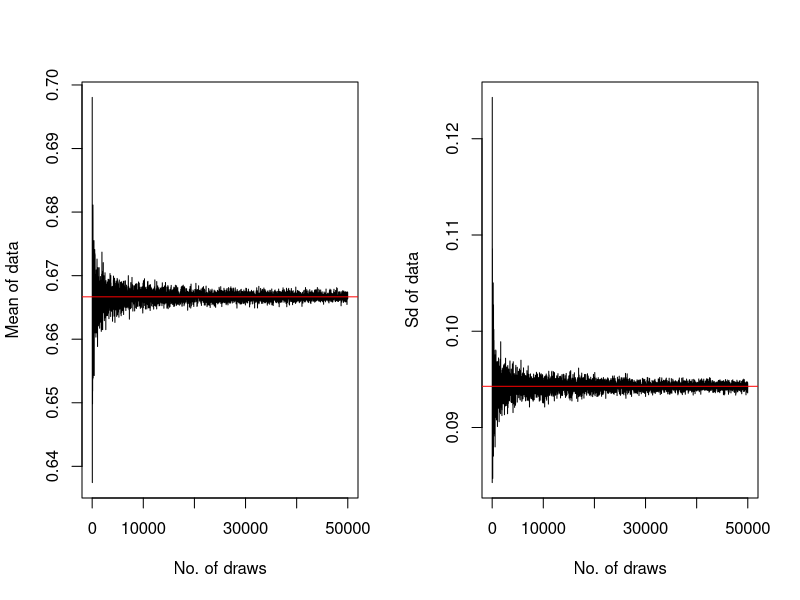
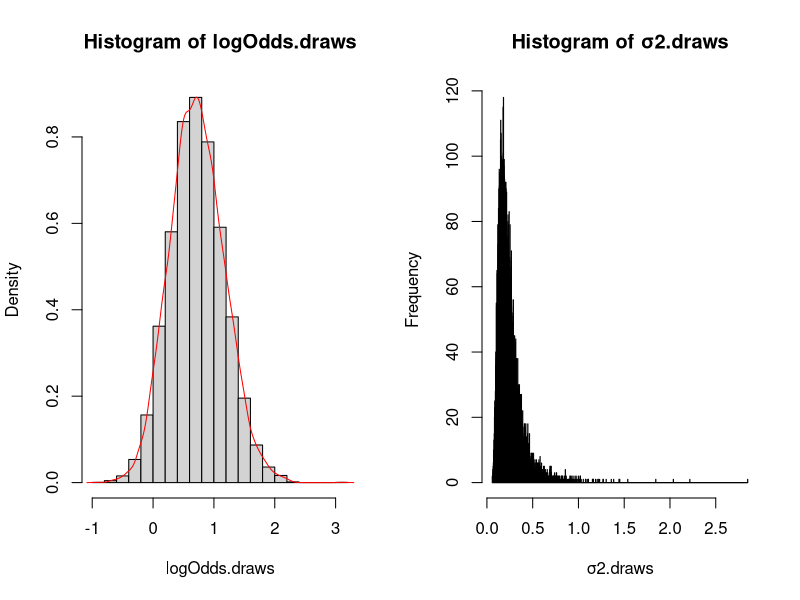
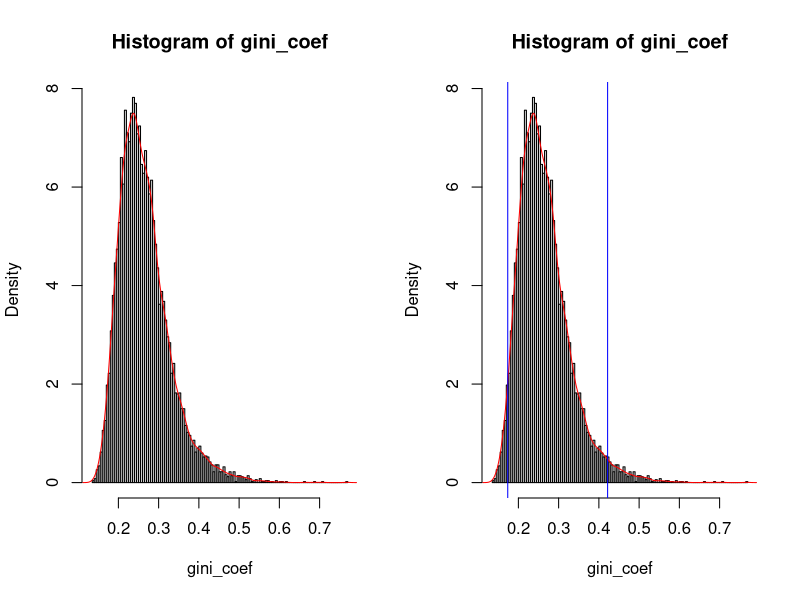
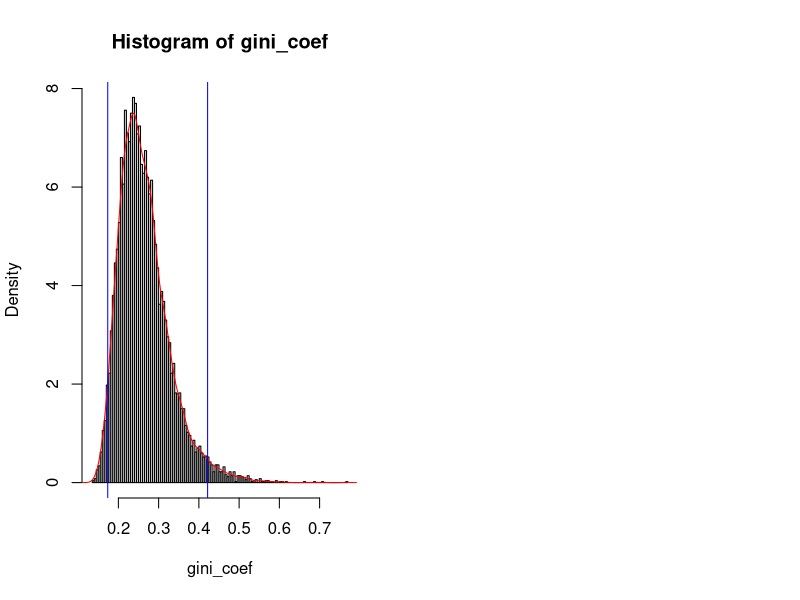

The R script that drew these images, in order: (Note: this script raises an error after producing the figures.)
########################## Lab1 ##########################

############# Task 1 #############
# Bernoulli ... again
#a)
# Instrucitons
# Likelihood: y_1, ..., y_n | θ ~ Bern(θ)
# Prior: θ ~ Beta(alpha_0, beta_0), alpha_0 = beta_0 = 2
# Posterior: θ|y_1, ..., y_n ~ Beta(alpha_0 + s, beta_0 + f)
# s = 14
# n = 20
# f = 6

# Setup
n = 20
s = 14
f = n - s
nDraws = 50000
drawsInterval = 10
intervalVec <- seq(10, nDraws, drawsInterval)

# Prior
prior.alpha = 2
prior.beta = 2

# Posterior
posterior.alpha <- prior.alpha + s
posterior.beta <- prior.beta + f
posterior.draws_means = numeric()
posterior.draws_sd = numeric()

# For-loop - (10, 20, 30, ..., 49980, 49990)
for (i in intervalVec) {
  posterior.draws <- rbeta(n = i, 
                           shape1 = posterior.alpha, 
                           shape2 = posterior.beta) # Draw from beta
  
  posterior.draws_means <- c(posterior.draws_means, mean(posterior.draws)) # Add mean to vector of means
  posterior.draws_sd <- c(posterior.draws_sd, sd(posterior.draws)) # Add sd to vector of sd
}

# True values
posterior.true_mean <- posterior.alpha/(posterior.alpha + posterior.beta)
posterior.true_sd <- sqrt((posterior.alpha*posterior.beta)/((posterior.alpha + posterior.beta)^2 * (posterior.alpha + posterior.beta + 1)))

# Plot
par(mfrow = c(1, 2))
plot(x = intervalVec, 
     y = posterior.draws_means, 
     type = 'l',
     xlab = 'No. of draws',
     ylab = 'Mean of data') # Plot means
abline(h = posterior.true_mean, col = 'red') # Add line of real mean to plot

plot(x = intervalVec, 
     y = posterior.draws_sd, 
     type = 'l',
     xlab = 'No. of draws',
     ylab = 'Sd of data') # Plot sd's
abline(h = posterior.true_sd, col = 'red')

# b) 
# Setup
n = 20
s = 14
f = n - s
nDraws = 10000

# Prior
prior.alpha = 2
prior.beta = 2

# Posterior
posterior.alpha <- prior.alpha + s
posterior.beta <- prior.beta + f
posterior.draws_means = numeric()
posterior.draws_sd = numeric()

# Draws
posterior.draws_10000 <- rbeta(n = nDraws,
                               shape1 = posterior.alpha,
                               shape2 = posterior.beta)

# Calculate probability
posterior.prob_0.4 <- length(which(posterior.draws_10000 < 0.4))/length(posterior.draws_10000)
posterior.prob_real<- pbeta(q = 0.4,
                            shape1 = posterior.alpha,
                            shape2 = posterior.beta)

# c)
# Functions
logOdds <- function(theta) {
  return (log(theta/(1-theta)))
}

# Setup
n = 20
s = 14
f = n - s
nDraws = 10000

# Prior
prior.alpha = 2
prior.beta = 2

# Posterior
posterior.alpha <- prior.alpha + s
posterior.beta <- prior.beta + f

# Draws
posterior.draws_10000 <- rbeta(n = nDraws,
                               shape1 = posterior.alpha,
                               shape2 = posterior.beta)

# Log-odds the draws
logOdds.draws <-logOdds(posterior.draws_10000)

# Hist and plot the density function of the log-odds draws
hist(logOdds.draws, probability = TRUE)
lines(density(logOdds.draws), col = 'red')

############# Task 2 #############
# Log-normal distribution and the Gini coefficient
# Likelihood: y_1, ..., y_n | µ, σ2 ~ log[ N(µ, σ2) ], µ known, σ2 unknown
# Prior: p(σ2) ∝ 1/σ2

# Posterior of σ2: Inv-X(n, tao^2)
# Tao^2 - The sample variance. Calculated as following:
# sum[ (log(y_i) - µ)^2 ]/n

# If X ~ N(0, 1)
# Y = exp(X) ~ log[ N(0,1) ] (lognormal)

# Setup
y <- c(14, 25, 45, 25, 30, 33, 19, 50, 34, 67)
nDraws = 10000
mu = 3.5

# a)
# Functions
scaled_rchisq <- function(Y, mu, nDraws) {
  n <- length(Y) # Length of data
  Z <- rchisq(n = nDraws, df = n) # Draw from Chi-squared distribution
  tao2 <- sum((log(Y) - mu)^2)/n # Calculate tau2 (sample standard diviation)
  
  return (n*tao2/Z)
}

σ2.draws <- scaled_rchisq(y, mu, nDraws) # Draw from Scaled inverse chi-squared distribution
hist(σ2.draws, breaks=1000)

# b)
# Gini-coefficient measuers inequality (0: equal, 1: unequal)
# Uses the Lorenz curve where:
# x-axis: Cumulative share of people from low to high income
# y-axis: Cumulative share of income earned
#
# If a straight line, it's 100% equal
#
# The Gini-coefficient is the ratio between the area between the straight line and the Lorenz curve
# divided by the total area
#
# If the data follows an lognormal distribution (e.g wealth), the Gini-coef is calculated as follows:
# G = 2 * Φ(σ/√2) - 1

σ <- sqrt(σ2.draws) # Square σ2 to get σ
gini_coef <- 2 * pnorm(σ/sqrt(2), mean = 0, sd = 1) - 1 # Calculate the Gini-coefficients for each σ
hist(gini_coef, breaks=200, probability = TRUE) # Hist Gini-coefficients
lines(density(gini_coef), col='red') # Plot density curve

# c)
# Functions
eqtail_CI <- function(..X, interval) {
  lower <- (1-interval)/2
  upper <- 1 - lower
  n <- length(..X)
  X <- sort(..X) # Sort from smallest to largest value
  
  return (list(lower=X[n*lower], upper=X[n*upper]))
}

HPD <- function(density, interval) {
  gini_df <- data.frame(x = density$x, y = density$y)
  gini_df <- gini_df[with(gini_df, order(y)),]
  gini_df <- data.frame(x = gini_df$x, y = gini_df$y)
  n <- dim(gini_df)[1]
  lower <- 1 - interval
  print(lower)
  HPD_cumsum <- cumsum(gini_df$y)/sum(gini_df$y)
  HPD_lower <- which(HPD_cumsum >= lower)[1]
  gini_df_95 <- gini_df[(HPD_lower + 1):n, ]
  HPD_interval <- c(min(gini_df_95$x), max(gini_df_95$x))
  return (list(lower = HPD_interval[1], upper = HPD_interval[2]))
}

# 95% equal tail credible interval
gini_coef_CI <- eqtail_CI(gini_coef, 0.95)
  
hist(gini_coef, breaks=200, probability = TRUE) # Hist Gini-coefficients
lines(density(gini_coef), col='red') # Plot density curve
abline(v = gini_coef_CI$lower, col='blue') # Plot lower CI line
abline(v = gini_coef_CI$upper, col='blue') # Plot upper CI line

# Highest Posterior Density Interval
gini_density <- density(gini_coef)
HPD_interval <- HPD(gini_density, 0.95)

# Plot histogram of Gini coefficients, 95% credible interval (blue) and 95% HPD interval (green)
hist(gini_coef, breaks=200, probability = TRUE) # Hist Gini-coefficients
lines(density(gini_coef), col='red') # Plot density curve
abline(v = gini_coef_CI$lower, col='blue') # Plot lower CI line
abline(v = gini_coef_CI$upper, col='blue') # Plot upper CI line
abline(v = HDP_interval$lower, col='green') # Plot lower HPD interval
abline(v = HDP_interval$upper, col='green') # Plot upper HPD interval

############# Task 3 #############
# von Mises distribution looks like a normal distribution with a spiky top and
# is a continues probability distribution on the circle, where theta is an angle.
# Kappa (κ): Concentration parameter. Large κ gives small variance around µ.
# Likelihood: p(y_1, ..., y_n | µ, κ) = exp[ κ * cos(y - µ) ]/(2πIo(κ))
# Prior: κ ~ Exp(λ = 1), mean = 1/λ

# Setup
# Wind-angles in degrees on 10 different days
# North is zero
# 
y.degrees <- c(40, 303, 326, 285, 296, 314, 20, 308, 299, 296) 
y.radians <- c(-2.44, 2.14, 2.54, 1.83, 2.02, 2.33, -2.79, 2.23, 2.07, 2.02)
mu <- 2.39 # Mean directon

# a)
# Prior
kappa <- data.frame(seq = seq(0, 10, 0.01),
                    posterior = 0
)

for (i in 1:dim(kappa)[1]) { # Loop over every kappa
  k <- kappa$seq[i] # Extract current kappa
  prior <- exp(-k) # Calculate prior with current kappa
  bessel <- besselI(x = k,
                    nu = 0) # Bessel-function
  likelihood <- prod(exp(k * cos(y.radians - mu))/(2*pi*bessel)) # Calculate von Mises probability
  kappa$posterior[i] <- likelihood * prior # Calculate posterior with current kappa
}

# Plot posterior for different kappas
plot(kappa$seq, kappa$posterior, type='l')

# b)
index <- which.max(kappa$posterior) # Finds index with maximum posterior
kappa.mode <- kappa$seq[which.max(kappa$posterior)] # Extract kappa with maximum posterior

plot(kappa$seq, kappa$posterior, type='l')
abline(v = kappa.mode, col='red')